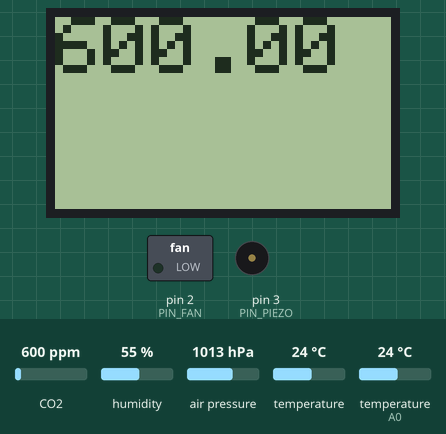
Bench run of a sketch on a simulated Arduino Uno, built with avr-gcc and run on an emulated ATmega328P. Parts: 84×48 one-colour display, switched loads named in the sketch (green lamp = pin HIGH), buzzer (waves = sounding, pin HIGH). The inputs (shaded band) are chosen by the test bench; at power-on: temperature 24 °C, CO2 600 ppm, humidity 55 %, air pressure 1013 hPa, temperature (sensor on A0) 24 °C.

Above: at 1.2 s.
1.3 s: temperature (sensor 0) set to 34 °C
2.9 s: temperature (sensor 0) set to 37 °C
At 3.7 s:
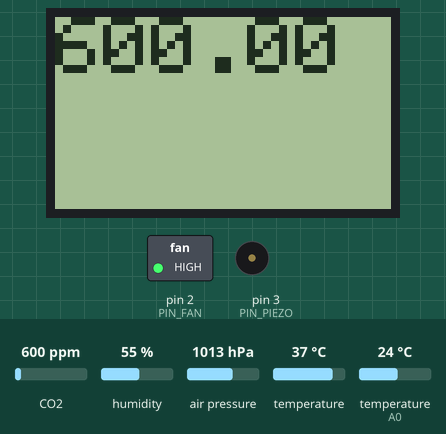
4.8 s: CO2 set to 452 ppm
At 5.9 s:
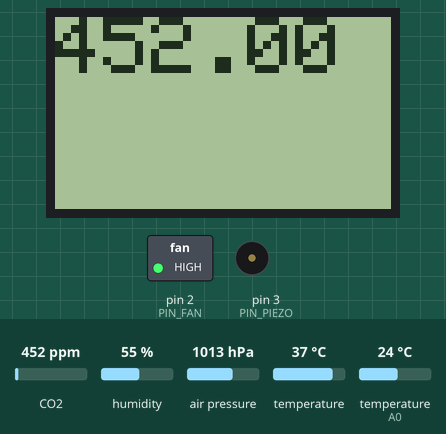
6.4 s: CO2 set to 1050 ppm
At 7.6 s:
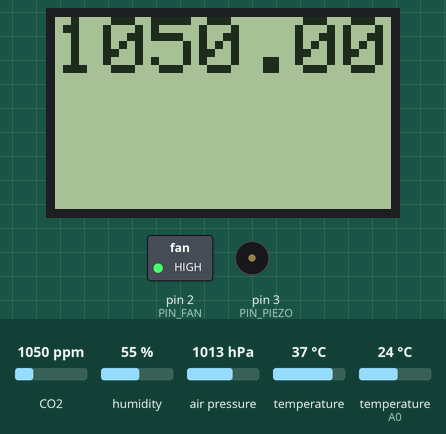
Timing chart, 0 to 9.1 s (numbered marks = the images above; inputs shaded):
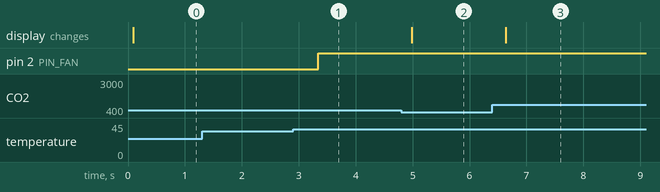

Measured:
- the behaviour switches between 35 and 36 °C on temperature (sensor 0) (found by bisection; images 0 and 1)
- after the input at 1.3 s, every drawn part: stays the same
- after the input at 2.9 s, pin 2 (PIN_FAN): LOW → HIGH after 0.44 s
- after the input at 4.8 s, the display: changes after 0.19 s (image 2)
- after the input at 6.4 s, the display: changes after 0.23 s (image 3)

The sketch:

arduino.ino
```cpp
/**
 * Libraries
 */
#include <SoftwareSerial.h>
#include <DHT.h>
#include <MQ135.h>
#include <Adafruit_BMP085.h>
#include <Adafruit_PCD8544.h>

/**
 * Pins
 */
#define PIN_ESP_RX 5
#define PIN_ESP_TX 6
#define PIN_DHT A0
#define PIN_MQ A1
#define PIN_FAN 2
#define PIN_PIEZO 3

/**
 * Constants
 */
const uint16_t DELAY = 500;

/**
 * Initializing
 */
SoftwareSerial espSerial(PIN_ESP_RX, PIN_ESP_TX);          // (RX, TX)
DHT dht(PIN_DHT, DHT11);                                   // (Pin, DHT_Type)
MQ135 mq(PIN_MQ);                                          // (Pin)
Adafruit_BMP085 bmp;                                       // (SCL, SDA)->(A4, A5)
Adafruit_PCD8544 lcd = Adafruit_PCD8544(8, 9, 10, 12, 11); // (SCLK, DIN, D/C, CS, RST)

/**
 * Varibles
 */
float lng, lat, altitude;
float ppm, rzero, resistance, co_ppm, co2_ppm, alkol_ppm, aseton_ppm;
float temperature, humidity, heat_index;
float pressure, fan_temp;

void setup()
{
  // Ouputs initializing
  pinMode(PIN_FAN, OUTPUT);
  pinMode(PIN_PIEZO, OUTPUT);
  // Seial comminications
  Serial.begin(9600);
  espSerial.begin(115200);
  // Installing Modul and Sensors
  dht.begin();
  bmp.begin();
  lcd.begin();
  lcd.setContrast(100);
}

void loop()
{
  // DHT11
  temperature = dht.readTemperature();
  humidity = dht.readHumidity();
  heat_index = dht.computeHeatIndex(temperature, humidity, false);
  // MQ135
  rzero = mq.getCorrectedRZero(temperature, humidity);
  resistance = mq.getCorrectedResistance(temperature, humidity);
  ppm = mq.getCorrectedPPM(temperature, humidity);
  co_ppm = calcPpm(rzero, resistance, -0.250, 0.687);
  co2_ppm = calcPpm(rzero, resistance, -0.351, 0.721);
  alkol_ppm = calcPpm(rzero, resistance, -0.316, 0.681);
  aseton_ppm = calcPpm(rzero, resistance, -0.298, 0.465);
  // BMP180
  pressure = bmp.readPressure();
  fan_temp = bmp.readTemperature();
  // 3310LCD
  lcd.clearDisplay();
  lcd.setTextSize(2);
  lcd.setCursor(0, 0);
  lcd.println(ppm);
  lcd.display();
  // Fan Control
  if (fan_temp > 35.00)
    digitalWrite(PIN_FAN, HIGH);
  else
    digitalWrite(PIN_FAN, LOW);
  // Sends sensor and module data via Serial Communication
  serialComminication();
  // Wait until the delay
  delay(DELAY);
}

/**
 * Functions
 */

// Esp Serial Communication
void serialComminication()
{
  espSerial.print("\"ppm\":" + String(ppm, 2));
  espSerial.print(", \"co_ppm\":" + String(co_ppm, 2));
  espSerial.print(", \"co2_ppm\":" + String(co2_ppm, 2));
  espSerial.print(", \"alkol_ppm\":" + String(alkol_ppm, 2));
  espSerial.print(", \"aseton_ppm\":" + String(aseton_ppm, 2));
  espSerial.print(", \"temperature\":" + String(temperature, 2));
  espSerial.print(", \"humidity\":" + String(humidity, 2));
  espSerial.print(", \"heat_index\":" + String(heat_index, 2));
  espSerial.print(", \"pressure\":" + String(pressure, 4));
  espSerial.println();
}

// Ppm values calculation
double calcPpm(float rzero, float resistance, double m, double b)
{
  return pow(10, (log10(resistance / rzero) - b) / m);
}
```
